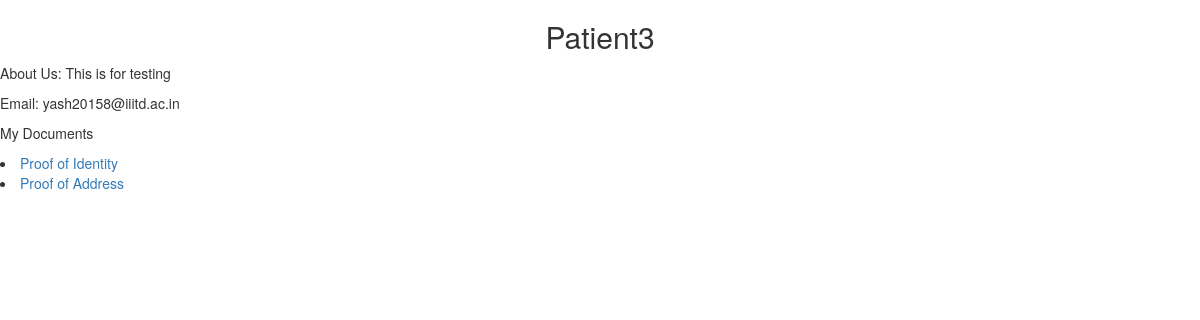
Screenshot of /medimode/profile (signed in) with the database file from the repository.
### medimode/models/user_models.py (models this page shows, shortened)
class Profile(models.Model):
	user = models.OneToOneField(User, on_delete=models.CASCADE, related_name='%(class)s')
	bio = models.TextField(max_length=500, blank=True)
	approved = models.BooleanField(default=False)
	@property
	def full_name(self):
		return self.user.first_name + " " + self.user.last_name

class User(AbstractUser):
	class UserRoleChoices(TextChoices):
		PATIENT = "patient"
		DOCTOR = "doctor"
		HOSPITAL = "hospital"
		PHARMACY = "pharmacy"
		INSURANCE = "insurance"
	role = models.TextField(choices=UserRoleChoices.choices, null=True)
	OTP_seed = encrypt(models.TextField(default=gen_otpseed))
	stripe_acct = models.TextField(max_length=100, blank=True)
	public_key = models.TextField(max_length=100, blank=True)

### medimode/models/doc_models.py (models this page shows, shortened)
class Document(models.Model):
	doc_file = models.FileField(upload_to='uploads/documents')
	doc_hash = models.CharField(max_length=256, default='')
	filename = models.CharField(max_length=100)

### medimode/modules/accounts/views.py (the view)
# urls.py: path('profile', views.ProfileView.as_view(), name='profile_details'),
class ProfileView(AuthDetailView):
	template_name = "medimode/_accounts/profile_detail.html"
	model = Profile
	def get_object(self, queryset=None):
		return self.request.user.profile
	def get_context_data(self, **kwargs):
		context = super().get_context_data()
		context['role'] = self.request.user.role
		role=self.request.user.role
		prf=str_to_model(role).objects.get(user=self.request.user)
		docs = []
		if role == "doctor":
			docs.extend([("Proof of Identity", prf.proof_of_identity),
									 ("Proof of Address", prf.proof_of_address),
									 ("Medical License", prf.medical_license)])
		elif role == "patient":
			docs.extend([("Proof of Identity", prf.proof_of_identity),
									 ("Proof of Address", prf.proof_of_address)])
			if prf.medical_info is not None:
				docs.append(("Medical Info", prf.medical_info))
		else:
			docs = ([("Image 0", prf.image0), ("Image 1", prf.image1)])
		context['docs']=docs
		return context

### medimode/sanitation_tools.py (called while the page is built)
def str_to_model(model_name):
	if model_name is None:
		raise ValidationError("Model name not provided")
	mname = model_mapping.get(model_name)
	if mname is None:
		raise ValidationError("Invalid category of profile")
	return mname

### medimode/views_base.py (called while the page is built)
	def test_func(self):
		return self.request.user.is_staff or self.request.user.profile.approved

### templates/medimode/_accounts/profile_detail.html (shortened to what this page needs)
{% load static %}
<!DOCTYPE html>
<html lang="en">
<head>
    <link rel="stylesheet" href="https://maxcdn.bootstrapcdn.com/bootstrap/3.4.1/css/bootstrap.min.css">
</head>
<body>
<h2 class="text-center">{{ object.full_name }}</h2>
<p>About Us: {{ object.bio }}</p>
<p>Email: {{ user.email }}</p>
    <div>
    <p>My Documents</p>
    <div>
    <div>
        {% for document in docs %}
        <li>
            <a href="/medimode/media/private/{{ document.1.doc_file.name }}">{{ document.0 }}</a>
        </li>
        {% endfor %}
    </div>
</body>
</html>

### rows the page displays
Profile: full_name "Patient3", bio "This is for testing"
User: email "yash20158@iiitd.ac.in"
Document: document "Proof of Identity"
Document: document "Proof of Address"
